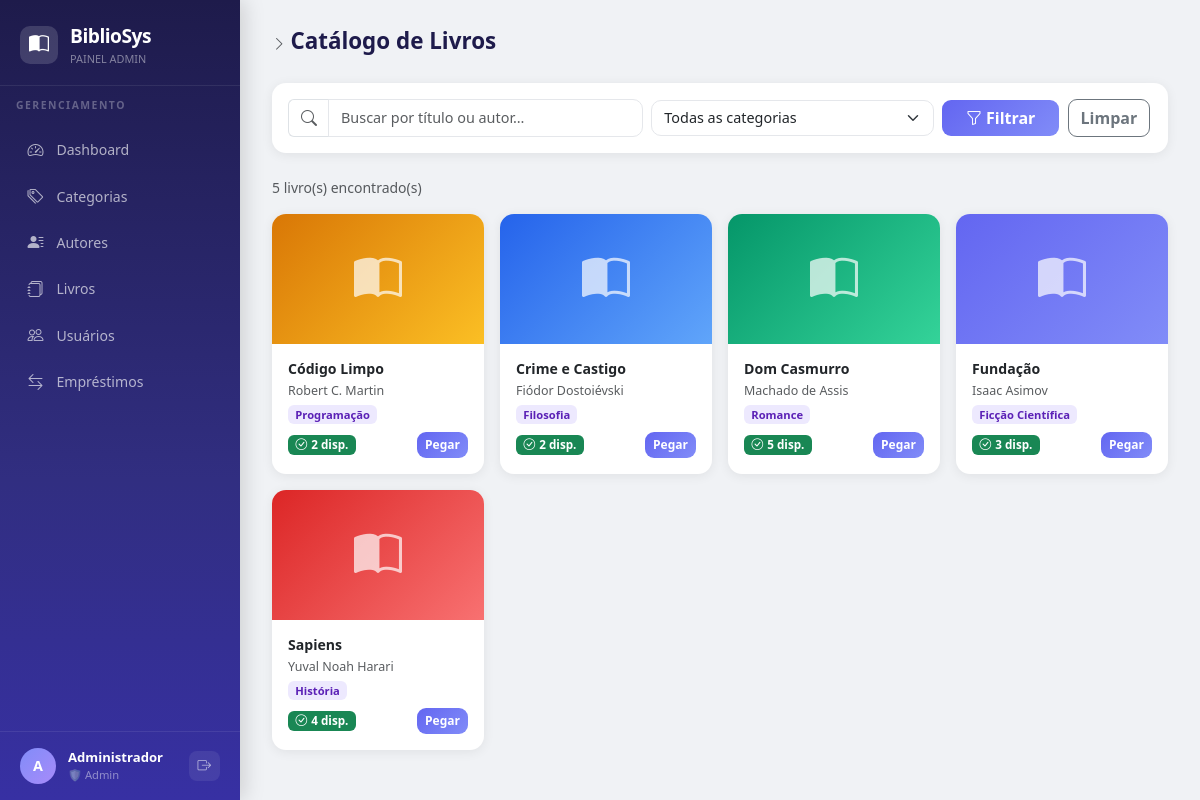
The page /pages/usuario/catalogo.php (signed in) on the database its author committed.
### tables this page shows
CREATE TABLE livros (
    id             INT UNSIGNED AUTO_INCREMENT PRIMARY KEY,
    titulo         VARCHAR(200) NOT NULL,
    isbn           VARCHAR(20)  UNIQUE,
    ano_publicacao YEAR,
    quantidade     INT UNSIGNED DEFAULT 1,
    categoria_id   INT UNSIGNED NOT NULL,
    autor_id       INT UNSIGNED NOT NULL,
    criado_em      DATETIME DEFAULT CURRENT_TIMESTAMP,
    atualizado_em  DATETIME DEFAULT CURRENT_TIMESTAMP ON UPDATE CURRENT_TIMESTAMP,
    CONSTRAINT fk_livro_categoria FOREIGN KEY (categoria_id)
        REFERENCES categorias(id) ON DELETE RESTRICT ON UPDATE CASCADE,
    CONSTRAINT fk_livro_autor FOREIGN KEY (autor_id)
        REFERENCES autores(id)    ON DELETE RESTRICT ON UPDATE CASCADE
);

CREATE TABLE autores (
    id            INT UNSIGNED AUTO_INCREMENT PRIMARY KEY,
    nome          VARCHAR(150) NOT NULL,
    email         VARCHAR(150),
    nacionalidade VARCHAR(100),
    criado_em     DATETIME DEFAULT CURRENT_TIMESTAMP,
    atualizado_em DATETIME DEFAULT CURRENT_TIMESTAMP ON UPDATE CURRENT_TIMESTAMP
);

CREATE TABLE categorias (
    id            INT UNSIGNED AUTO_INCREMENT PRIMARY KEY,
    nome          VARCHAR(100)  NOT NULL,
    descricao     TEXT,
    criado_em     DATETIME DEFAULT CURRENT_TIMESTAMP,
    atualizado_em DATETIME DEFAULT CURRENT_TIMESTAMP ON UPDATE CURRENT_TIMESTAMP
);

### pages/usuario/catalogo.php (the view, shortened to what this page needs)
<?php
require_once __DIR__ . '/../../config/layout.php';
$busca     = trim($_GET['busca'] ?? '');
$db   = getConexao();
$sql  = "SELECT l.*, a.nome AS autor_nome, c.nome AS categoria_nome,
                (l.quantidade - COALESCE(e.emprestados,0)) AS disponivel
         FROM livros l
         INNER JOIN autores    a ON a.id = l.autor_id
         INNER JOIN categorias c ON c.id = l.categoria_id
         LEFT JOIN (
             SELECT livro_id, COUNT(*) AS emprestados
             FROM emprestimos WHERE devolvido=0 GROUP BY livro_id
         ) e ON e.livro_id = l.id
         WHERE 1=1";
$params = [];
$sql .= " ORDER BY l.titulo";
$stmt = $db->prepare($sql);
$stmt->execute($params);
$livros = $stmt->fetchAll();
?>
<div class="card mb-4">
  <div class="card-body py-3">
    <form method="get" class="row g-2 align-items-center">
      <div class="col-md-5">
        <div class="input-group">
          <span class="input-group-text bg-white border-end-0"><i class="bi bi-search text-muted"></i></span>
          <input type="text" name="busca" class="form-control border-start-0" placeholder="Buscar por título ou autor…"
                 value="<?= htmlspecialchars($busca) ?>" style="border-radius:0 10px 10px 0 !important">
        </div>
      </div>
      <div class="col-md-4">
        <select name="categoria" class="form-select">
          <option value="">Todas as categorias</option>
        </select>
      </div>
      <div class="col-auto">
        <button type="submit" class="btn btn-primary px-4"><i class="bi bi-funnel me-1"></i>Filtrar</button>
        <a href="catalogo.php" class="btn btn-outline-secondary ms-1">Limpar</a>
      </div>
    </form>
  </div>
</div>
<p class="text-muted small mb-3"><?= count($livros) ?> livro(s) encontrado(s)</p>
<div class="row g-3">
<?php if ($livros): foreach ($livros as $l): ?>
  <div class="col-sm-6 col-md-4 col-xl-3">
    <div class="card h-100" style="transition:.2s;cursor:default" onmouseenter="this.style.transform='translateY(-3px)'" onmouseleave="this.style.transform=''">
      <div style="height:130px;border-radius:14px 14px 0 0;display:flex;align-items:center;justify-content:center;
                  background:linear-gradient(135deg,<?= ['#6366f1','#059669','#d97706','#dc2626','#2563eb','#7c3aed'][($l['categoria_id']-1) % 6] ?>,
                  <?= ['#818cf8','#34d399','#fbbf24','#f87171','#60a5fa','#a78bfa'][($l['categoria_id']-1) % 6] ?>)">
        <i class="bi bi-book-half text-white" style="font-size:3rem;opacity:.7"></i>
      </div>
      <div class="card-body d-flex flex-column p-3">
        <h6 class="fw-bold mb-1" style="font-size:.88rem;line-height:1.3"><?= htmlspecialchars($l['titulo']) ?></h6>
        <p class="text-muted mb-1" style="font-size:.78rem"><?= htmlspecialchars($l['autor_nome']) ?></p>
        <span class="badge mb-2" style="background:#ede9fe;color:#5b21b6;width:fit-content;font-size:.7rem">
          <?= htmlspecialchars($l['categoria_nome']) ?>
        </span>
        <div class="mt-auto d-flex align-items-center justify-content-between">
          <?php if ($l['disponivel'] > 0): ?>
            <span class="badge bg-success"><i class="bi bi-check-circle me-1"></i><?= $l['disponivel'] ?> disp.</span>
            <a href="/biblioteca/pages/usuario/solicitar.php?livro_id=<?= $l['id'] ?>"
               class="btn btn-sm btn-primary" style="font-size:.75rem">Pegar</a>
          <?php else: ?>
            <span class="badge bg-secondary">Indisponível</span>
          <?php endif; ?>
        </div>
      </div>
    </div>
  </div>
<?php endforeach; endif; ?>
</div>

### config/layout.php (style rules this page uses)
:root { --sidebar-bg: linear-gradient(180deg,#1e1b4b 0%,#312e81 60%,#3730a3 100%); --sidebar-w: 240px; --accent: #6366f1; --accent-light: #e0e7ff; }
body { background:#f0f2f5; font-family:"Segoe UI",sans-serif; margin:0; }
.card { border:none !important; border-radius:14px !important; box-shadow:0 2px 12px rgba(0,0,0,.07) !important; }
.badge { border-radius:6px; font-weight:600; font-size:.73rem; }
.btn { border-radius:9px; font-weight:600; }
.btn-sm { font-size:.8rem; }
.btn-primary { background:linear-gradient(135deg,#6366f1,#818cf8); border:none; }
.form-control, .form-select { border-radius:10px !important; border:1.5px solid #e5e7eb !important; font-size:.9rem; transition:border-color .2s, box-shadow .2s; }

### rows shown on the page
livros: titulo "Código Limpo", autor.nome "Robert C. Martin", categoria.nome "Programação", disponivel "2"
livros: titulo "Crime e Castigo", autor.nome "Fiódor Dostoiévski", categoria.nome "Filosofia", disponivel "2"
livros: titulo "Dom Casmurro", autor.nome "Machado de Assis", categoria.nome "Romance", disponivel "5"
livros: titulo "Fundação", autor.nome "Isaac Asimov", categoria.nome "Ficção Científica", disponivel "3"
livros: titulo "Sapiens", autor.nome "Yuval Noah Harari", categoria.nome "História", disponivel "4"

### other values the page prints
$item['label'] "Dashboard"
$item['label'] "Categorias"
$item['label'] "Autores"
$item['label'] "Livros"
$item['label'] "Usuários"
$item['label'] "Empréstimos"
$inicial "A"
$nome "Administrador"
$titulo "Catálogo de Livros"
count($livros) "5"
